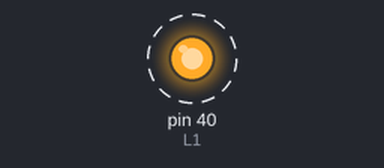
Bench run of a program on a simulated Raspberry Pi (header pin numbers). Parts: output pins drawn as LEDs (lit = HIGH). Dashed ring = blinking.

Above: at 0.2 s.
Timing chart, 0 to 3.0 s (numbered marks = the images above):
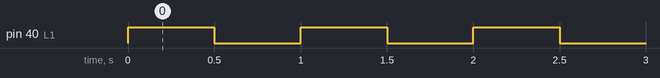

The program:

E11_Blink.py
```python
#Class 1 - Example 1 - Blink
#Description: In PIN 40 (GPIO21) there is a LED (L1) connected. Blink the LED ½ second ON and ½ second OFF.

#Library declaration
import RPi.GPIO as GPIO
import time

#I/O pin labeling
L1 = 40 #Label LED connected in pin 40 as  L1 

#Constant declaration
TBLINK = 0.5 #Blink constant TBLINK initialized on 0.5s

#SETUP
#I/O Pin Configuration
GPIO.setmode(GPIO.BOARD) #Configures all pins reference using pin #
GPIO.setup(L1, GPIO.OUT) #Set pin L1 as Output
#Output cleaning
GPIO.output(L1,0) #Turn OFF L1 (also posible GPIO.output(L1,False))

#EXECUTION
while True:
	GPIO.output(L1,1) #Turn ON L1
	time.sleep(TBLINK); #Delay of TBLINK secs(0.5s)
	GPIO.output(L1,0) #Turn OFF L1
	time.sleep(TBLINK); #Delay of TBLINK secs(0.5s)
```

Measured:
- by itself, pin 40 (L1): alternates HIGH for 0.50 s and LOW for 0.50 s
